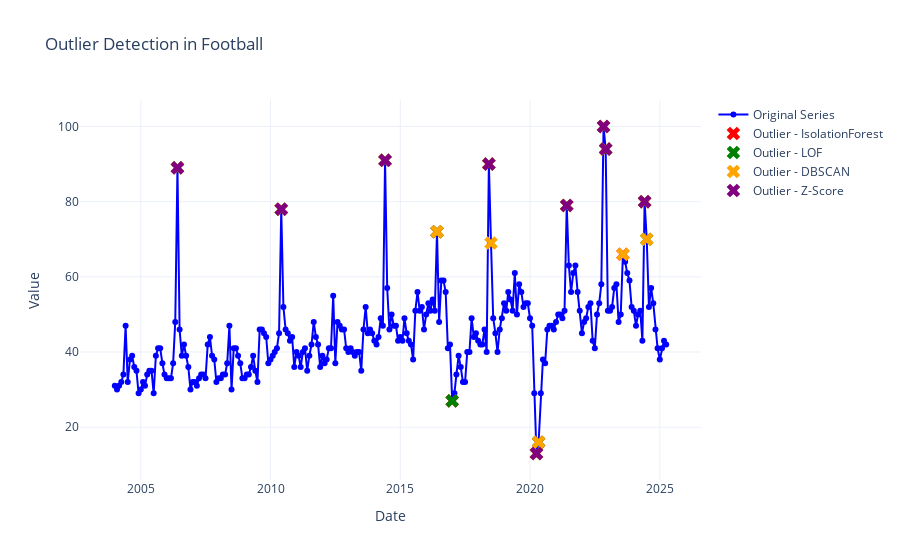

The code cell stored with this chart in its notebook:
### Code cell
def detect_outliers(series, method_params=None, display_table=True, plot_outliers=True, sport_name=""):
    X = series.values.reshape(-1, 1)
    index = series.index
    
    # Isolation Forest
    iso_params = method_params.get('isolation_forest', {}) if method_params else {}
    iso = IsolationForest(contamination=0.05, random_state=42, **iso_params)
    iso_pred = iso.fit_predict(X)
    iso_outliers = (iso_pred == -1)
    
    # Local Outlier Factor
    lof_params = method_params.get('lof', {}) if method_params else {}
    lof = LocalOutlierFactor(n_neighbors=20, contamination=0.05, **lof_params)
    lof_pred = lof.fit_predict(X)
    lof_outliers = (lof_pred == -1)
    
    # DBSCAN
    dbscan_params = method_params.get('dbscan', {}) if method_params else {}
    dbscan = DBSCAN(eps=2, min_samples=5, **dbscan_params)
    dbscan_labels = dbscan.fit_predict(X)
    dbscan_outliers = (dbscan_labels == -1)
    
    # Z-score
    z_scores = zscore(series.values, nan_policy='omit')
    z_outliers = np.abs(z_scores) > 2.5
    
    # Combine results in DataFrame
    outlier_df = pd.DataFrame({
        'IsolationForest': iso_outliers,
        'LOF': lof_outliers,
        'DBSCAN': dbscan_outliers,
        'Z-Score': z_outliers
    }, index=index)
    
    outlier_df = outlier_df.fillna(False).infer_objects(copy=False).astype(bool)
    
    outlier_pivot  = outlier_df[outlier_df.any(axis=1)].copy()
    outlier_pivot  = outlier_pivot.reset_index().rename(columns={'index': 'Date'})
    outlier_counts = outlier_df.sum()
    
    overlap_scores = {}
    for method in outlier_df.columns:
        overlap = 0
        for other in outlier_df.columns:
            if other != method:
                overlap += ((outlier_df[method]) & (outlier_df[other])).sum()
        overlap_scores[method] = overlap
    best_method = max(overlap_scores, key=overlap_scores.get)
    print(f">> The most consistent outlier detection algorithm is: [{best_method}]")
    
    if display_table:
        display(outlier_pivot)
    
    if plot_outliers:
        fig = go.Figure()
        fig.add_trace(go.Scatter(
            x=series.index, y=series.values,
            mode='lines+markers', name='Original Series',
            marker=dict(color='blue', size=6)))
        colors = {'IsolationForest': 'red', 'LOF': 'green', 'DBSCAN': 'orange', 'Z-Score': 'purple'}
        for method in outlier_df.columns:
            mask = outlier_df[method]
            fig.add_trace(go.Scatter(
                x=series.index[mask], y=series.values[mask],
                mode='markers',
                name=f'Outlier - {method}',
                marker=dict(color=colors[method], size=12, symbol='x')))
        fig.update_layout(
            title=f'Outlier Detection in {sport_name}',
            xaxis_title='Date',
            yaxis_title='Value',
            template='plotly_white')
        fig.show()
    return outlier_pivot, best_method

outlier_pivot, best_method = detect_outliers(series, sport_name=sport)

### Figure 1 — Plotly figure (JSON) as saved in the notebook; plotly's stock layout.template omitted (floating-point values rounded to 4 significant figures; data arrays with more than 128 entries replaced by an {"elided": "..."} marker saying what was removed)
{"data": [{"marker": {"color": "blue", "size": 6}, "mode": "lines+markers", "name": "Original Series", "type": "scatter", "x": {"elided": "256 str values"}, "y": {"elided": "256 int values"}}, {"marker": {"color": "red", "size": 12, "symbol": "x"}, "mode": "markers", "name": "Outlier - IsolationForest", "type": "scatter", "x": ["2006-06-01T00:00:00", "2010-06-01T00:00:00", "2014-06-01T00:00:00", "2016-06-01T00:00:00", "2017-01-01T00:00:00", "2018-06-01T00:00:00", "2020-04-01T00:00:00", "2020-05-01T00:00:00", "2021-06-01T00:00:00", "2022-11-01T00:00:00", "2022-12-01T00:00:00", "2023-08-01T00:00:00", "2024-06-01T00:00:00"], "y": [89, 78, 91, 72, 27, 90, 13, 16, 79, 100, 94, 66, 80]}, {"marker": {"color": "green", "size": 12, "symbol": "x"}, "mode": "markers", "name": "Outlier - LOF", "type": "scatter", "x": ["2006-06-01T00:00:00", "2010-06-01T00:00:00", "2014-06-01T00:00:00", "2016-06-01T00:00:00", "2017-01-01T00:00:00", "2018-06-01T00:00:00", "2020-04-01T00:00:00", "2020-05-01T00:00:00", "2021-06-01T00:00:00", "2022-11-01T00:00:00", "2022-12-01T00:00:00", "2024-06-01T00:00:00", "2024-07-01T00:00:00"], "y": [89, 78, 91, 72, 27, 90, 13, 16, 79, 100, 94, 80, 70]}, {"marker": {"color": "orange", "size": 12, "symbol": "x"}, "mode": "markers", "name": "Outlier - DBSCAN", "type": "scatter", "x": ["2006-06-01T00:00:00", "2010-06-01T00:00:00", "2014-06-01T00:00:00", "2016-06-01T00:00:00", "2018-06-01T00:00:00", "2018-07-01T00:00:00", "2020-04-01T00:00:00", "2020-05-01T00:00:00", "2021-06-01T00:00:00", "2022-11-01T00:00:00", "2022-12-01T00:00:00", "2023-08-01T00:00:00", "2024-06-01T00:00:00", "2024-07-01T00:00:00"], "y": [89, 78, 91, 72, 90, 69, 13, 16, 79, 100, 94, 66, 80, 70]}, {"marker": {"color": "purple", "size": 12, "symbol": "x"}, "mode": "markers", "name": "Outlier - Z-Score", "type": "scatter", "x": ["2006-06-01T00:00:00", "2010-06-01T00:00:00", "2014-06-01T00:00:00", "2018-06-01T00:00:00", "2020-04-01T00:00:00", "2021-06-01T00:00:00", "2022-11-01T00:00:00", "2022-12-01T00:00:00", "2024-06-01T00:00:00"], "y": [89, 78, 91, 90, 13, 79, 100, 94, 80]}], "layout": {"title": {"text": "Outlier Detection in Football"}, "xaxis": {"title": {"text": "Date"}}, "yaxis": {"title": {"text": "Value"}}}}
